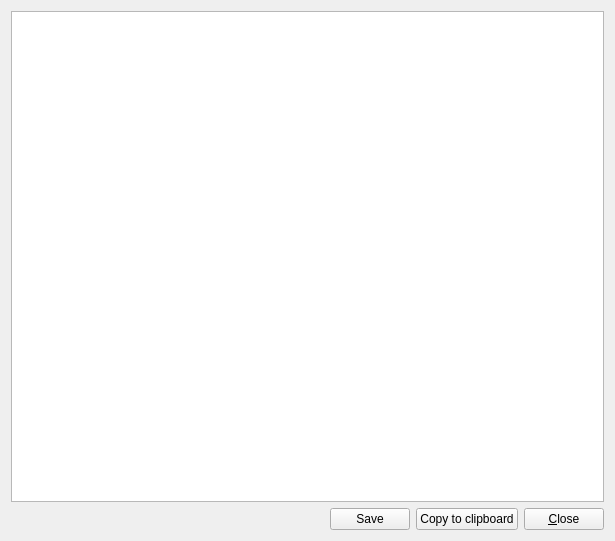
<ui version="4.0" >
 <author>Ricardo Villalba</author>
 <class>LogWindowBase</class>
 <widget class="QWidget" name="LogWindowBase" >
  <property name="geometry" >
   <rect>
    <x>0</x>
    <y>0</y>
    <width>615</width>
    <height>541</height>
   </rect>
  </property>
  <property name="windowTitle" >
   <string>Log Window</string>
  </property>
  <property name="windowIcon" >
   <iconset/>
  </property>
  <layout class="QVBoxLayout" >
   <property name="margin" >
    <number>11</number>
   </property>
   <property name="spacing" >
    <number>6</number>
   </property>
   <item>
    <widget class="QTextEdit" name="browser" >
     <property name="readOnly" >
      <bool>true</bool>
     </property>
    </widget>
   </item>
   <item>
    <layout class="QHBoxLayout" >
     <property name="margin" >
      <number>0</number>
     </property>
     <property name="spacing" >
      <number>6</number>
     </property>
     <item>
      <spacer>
       <property name="orientation" >
        <enum>Qt::Horizontal</enum>
       </property>
       <property name="sizeType" >
        <enum>QSizePolicy::Expanding</enum>
       </property>
       <property name="sizeHint" >
        <size>
         <width>191</width>
         <height>21</height>
        </size>
       </property>
      </spacer>
     </item>
     <item>
      <widget class="QPushButton" name="saveButton" >
       <property name="toolTip" >
        <string>Save</string>
       </property>
       <property name="text" >
        <string>Save</string>
       </property>
      </widget>
     </item>
     <item>
      <widget class="QPushButton" name="copyButton" >
       <property name="toolTip" >
        <string>Copy to clipboard</string>
       </property>
       <property name="text" >
        <string>Copy to clipboard</string>
       </property>
      </widget>
     </item>
     <item>
      <widget class="QPushButton" name="closeButton" >
       <property name="toolTip" >
        <string>Close</string>
       </property>
       <property name="text" >
        <string>&amp;Close</string>
       </property>
      </widget>
     </item>
    </layout>
   </item>
  </layout>
 </widget>
 <layoutdefault spacing="6" margin="11" />
 <resources/>
 <connections>
  <connection>
   <sender>closeButton</sender>
   <signal>clicked()</signal>
   <receiver>LogWindowBase</receiver>
   <slot>close()</slot>
   <hints>
    <hint type="sourcelabel" >
     <x>20</x>
     <y>20</y>
    </hint>
    <hint type="destinationlabel" >
     <x>20</x>
     <y>20</y>
    </hint>
   </hints>
  </connection>
 </connections>
</ui>
